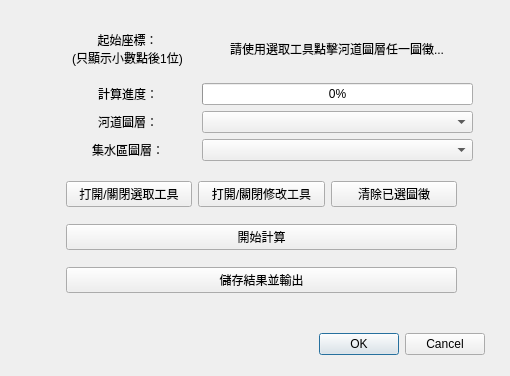
<?xml version="1.0" encoding="UTF-8"?>
<ui version="4.0">
 <class>TestPluginDialogBase</class>
 <widget class="QDialog" name="TestPluginDialogBase">
  <property name="geometry">
   <rect>
    <x>0</x>
    <y>0</y>
    <width>510</width>
    <height>376</height>
   </rect>
  </property>
  <property name="windowTitle">
   <string>TestPlugin</string>
  </property>
  <widget class="QDialogButtonBox" name="button_box">
   <property name="geometry">
    <rect>
     <x>80</x>
     <y>330</y>
     <width>405</width>
     <height>28</height>
    </rect>
   </property>
   <property name="orientation">
    <enum>Qt::Horizontal</enum>
   </property>
   <property name="standardButtons">
    <set>QDialogButtonBox::Cancel|QDialogButtonBox::Ok</set>
   </property>
  </widget>
  <widget class="QWidget" name="gridLayoutWidget">
   <property name="geometry">
    <rect>
     <x>66</x>
     <y>170</y>
     <width>391</width>
     <height>135</height>
    </rect>
   </property>
   <layout class="QGridLayout" name="gridLayout">
    <item row="0" column="1">
     <widget class="QPushButton" name="btn_mousetool">
      <property name="text">
       <string>打開/關閉修改工具</string>
      </property>
     </widget>
    </item>
    <item row="0" column="0">
     <widget class="QPushButton" name="btn_clicktool">
      <property name="text">
       <string>打開/關閉選取工具</string>
      </property>
     </widget>
    </item>
    <item row="0" column="2">
     <widget class="QPushButton" name="btn_clear">
      <property name="text">
       <string>清除已選圖徵</string>
      </property>
     </widget>
    </item>
    <item row="5" column="0" colspan="3">
     <widget class="QPushButton" name="btn_start">
      <property name="text">
       <string>開始計算</string>
      </property>
     </widget>
    </item>
    <item row="6" column="0" colspan="3">
     <widget class="QPushButton" name="btn_save">
      <property name="sizePolicy">
       <sizepolicy hsizetype="Minimum" vsizetype="Fixed">
        <horstretch>0</horstretch>
        <verstretch>0</verstretch>
       </sizepolicy>
      </property>
      <property name="text">
       <string>儲存結果並輸出</string>
      </property>
     </widget>
    </item>
   </layout>
  </widget>
  <widget class="QWidget" name="layoutWidget">
   <property name="geometry">
    <rect>
     <x>60</x>
     <y>20</y>
     <width>413</width>
     <height>141</height>
    </rect>
   </property>
   <layout class="QGridLayout" name="gridLayout_2">
    <item row="1" column="1">
     <widget class="QProgressBar" name="progressBar">
      <property name="sizePolicy">
       <sizepolicy hsizetype="Expanding" vsizetype="Fixed">
        <horstretch>2</horstretch>
        <verstretch>0</verstretch>
       </sizepolicy>
      </property>
      <property name="value">
       <number>0</number>
      </property>
     </widget>
    </item>
    <item row="1" column="0" alignment="Qt::AlignHCenter">
     <widget class="QLabel" name="label_1">
      <property name="sizePolicy">
       <sizepolicy hsizetype="Preferred" vsizetype="Preferred">
        <horstretch>1</horstretch>
        <verstretch>0</verstretch>
       </sizepolicy>
      </property>
      <property name="text">
       <string>計算進度：</string>
      </property>
     </widget>
    </item>
    <item row="0" column="1" alignment="Qt::AlignHCenter">
     <widget class="QLabel" name="label_coor">
      <property name="sizePolicy">
       <sizepolicy hsizetype="Preferred" vsizetype="Preferred">
        <horstretch>2</horstretch>
        <verstretch>0</verstretch>
       </sizepolicy>
      </property>
      <property name="text">
       <string>請使用選取工具點擊河道圖層任一圖徵...</string>
      </property>
     </widget>
    </item>
    <item row="0" column="0" alignment="Qt::AlignHCenter">
     <widget class="QLabel" name="label_0">
      <property name="sizePolicy">
       <sizepolicy hsizetype="Preferred" vsizetype="Preferred">
        <horstretch>1</horstretch>
        <verstretch>0</verstretch>
       </sizepolicy>
      </property>
      <property name="text">
       <string>起始座標：
(只顯示小數點後1位)</string>
      </property>
      <property name="alignment">
       <set>Qt::AlignCenter</set>
      </property>
     </widget>
    </item>
    <item row="2" column="1">
     <widget class="QgsMapLayerComboBox" name="mMapLayerComboBox"/>
    </item>
    <item row="2" column="0" alignment="Qt::AlignHCenter">
     <widget class="QLabel" name="label_2">
      <property name="text">
       <string>河道圖層：</string>
      </property>
     </widget>
    </item>
    <item row="3" column="0" alignment="Qt::AlignHCenter">
     <widget class="QLabel" name="label_3">
      <property name="text">
       <string>集水區圖層：</string>
      </property>
     </widget>
    </item>
    <item row="3" column="1">
     <widget class="QgsMapLayerComboBox" name="mMapLayerComboBox_2"/>
    </item>
   </layout>
  </widget>
 </widget>
 <customwidgets>
  <customwidget>
   <class>QgsMapLayerComboBox</class>
   <extends>QComboBox</extends>
   <header>qgsmaplayercombobox.h</header>
  </customwidget>
 </customwidgets>
 <resources/>
 <connections>
  <connection>
   <sender>button_box</sender>
   <signal>accepted()</signal>
   <receiver>TestPluginDialogBase</receiver>
   <slot>accept()</slot>
   <hints>
    <hint type="sourcelabel">
     <x>30</x>
     <y>237</y>
    </hint>
    <hint type="destinationlabel">
     <x>20</x>
     <y>20</y>
    </hint>
   </hints>
  </connection>
  <connection>
   <sender>button_box</sender>
   <signal>rejected()</signal>
   <receiver>TestPluginDialogBase</receiver>
   <slot>reject()</slot>
   <hints>
    <hint type="sourcelabel">
     <x>30</x>
     <y>237</y>
    </hint>
    <hint type="destinationlabel">
     <x>20</x>
     <y>20</y>
    </hint>
   </hints>
  </connection>
 </connections>
</ui>
